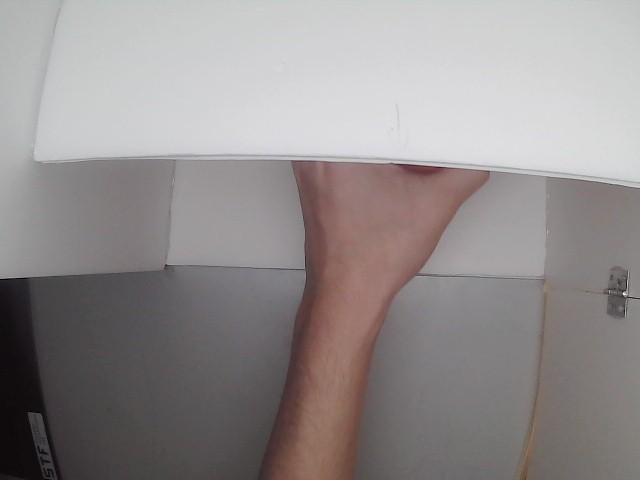
#> input picture data/sessions/apple(1)/frames/025.jpg, 640 x 480 px, given in place of the camera
$ python camera_motion_tuner.py
#> lines starting #> are read from the running program, lines starting #| are printed output that depends on the picture; after the words box and inside, x2 and y2 are one past the last pixel; in counts of white or black regions, pixels touching at a corner belong together
#!/usr/bin/env python3
"""
Standalone Raspberry Pi camera motion sensitivity tuner.

Usage:
  source venv/bin/activate
  python src/tools/camera_motion_tuner.py

Controls:
  - Press 'q' to quit
  - Press ESC to quit

Notes:
  - This tool requires a desktop/display session because it uses cv2.imshow().
"""

from __future__ import annotations

import time
from collections import deque
from typing import Optional

import cv2
import numpy as np


# Camera and motion constants
CAMERA_INDEX = 0
FRAME_WIDTH = 640
FRAME_HEIGHT = 480
DETECTION_FPS = 10.0
RECORDING_FPS = 30.0
BUFFER_SIZE = 10
WARMUP_SECONDS = 0.5
INACTIVITY_TIMEOUT_SECONDS = 1.0
DELTA_THRESH = 25
MOTION_PIXEL_THRESHOLD = 10000
GAUSSIAN_KERNEL = (5, 5)
FOURCC = "MJPG"
WINDOW_NAME = "Camera Motion Tuner"
SAVE_FRAMES = False

# Overlay constants
TEXT_ORIGIN_X = 10
TEXT_ORIGIN_Y = 24
TEXT_LINE_HEIGHT = 24
TEXT_FONT = cv2.FONT_HERSHEY_SIMPLEX
TEXT_SCALE = 0.65
TEXT_THICKNESS = 2
TEXT_COLOR = (0, 255, 0)
TEXT_SHADOW_COLOR = (0, 0, 0)


MODE_DETECT = "DETECT"
MODE_RECORD = "RECORD"


def configure_camera() -> cv2.VideoCapture:
    cap = cv2.VideoCapture(CAMERA_INDEX, cv2.CAP_V4L2)
    if not cap.isOpened():
        raise RuntimeError(f"Failed to open camera index {CAMERA_INDEX}")

    cap.set(cv2.CAP_PROP_FRAME_WIDTH, FRAME_WIDTH)
    cap.set(cv2.CAP_PROP_FRAME_HEIGHT, FRAME_HEIGHT)
    cap.set(cv2.CAP_PROP_FOURCC, cv2.VideoWriter_fourcc(*FOURCC))
    return cap


def detect_motion(
    frame: np.ndarray,
    prev_blurred: Optional[np.ndarray],
) -> tuple[bool, int, np.ndarray]:
    gray = cv2.cvtColor(frame, cv2.COLOR_BGR2GRAY)
    blurred = cv2.GaussianBlur(gray, GAUSSIAN_KERNEL, 0)

    if prev_blurred is None:
        return False, 0, blurred

    frame_delta = cv2.absdiff(prev_blurred, blurred)
    _, thresholded = cv2.threshold(frame_delta, DELTA_THRESH, 255, cv2.THRESH_BINARY)
    changed_pixels = int(cv2.countNonZero(thresholded))
    motion_detected = changed_pixels > MOTION_PIXEL_THRESHOLD
    return motion_detected, changed_pixels, blurred


def draw_text_block(frame: np.ndarray, lines: list[str]) -> None:
    y = TEXT_ORIGIN_Y
    for line in lines:
        cv2.putText(
            frame,
            line,
            (TEXT_ORIGIN_X + 1, y + 1),
            TEXT_FONT,
            TEXT_SCALE,
            TEXT_SHADOW_COLOR,
            TEXT_THICKNESS + 1,
            cv2.LINE_AA,
        )
        cv2.putText(
            frame,
            line,
            (TEXT_ORIGIN_X, y),
            TEXT_FONT,
            TEXT_SCALE,
            TEXT_COLOR,
            TEXT_THICKNESS,
            cv2.LINE_AA,
        )
        y += TEXT_LINE_HEIGHT


def main() -> int:
    cap = configure_camera()

    ring_buffer: deque[np.ndarray] = deque(maxlen=BUFFER_SIZE)
    prev_blurred: Optional[np.ndarray] = None
    mode = MODE_DETECT
    start_time = time.monotonic()
    last_motion_time = start_time
    last_loop_time = start_time
    fps_estimate = 0.0

    try:
        while True:
            loop_started = time.monotonic()
            target_fps = RECORDING_FPS if mode == MODE_RECORD else DETECTION_FPS
            target_interval = 1.0 / target_fps

            ok, frame = cap.read()
#> frame is the input picture: shape (480, 640, 3); mean B, G, R 141.9, 141.9, 147.5
            if not ok:
                print("Camera read failed.")
                time.sleep(0.05)
                continue

            ring_buffer.append(frame.copy())
            motion_detected, changed_pixels, prev_blurred = detect_motion(frame, prev_blurred)
#> in detect_motion, `gray = cv2.cvtColor(frame, cv2.COLOR_BGR2GRAY)`:
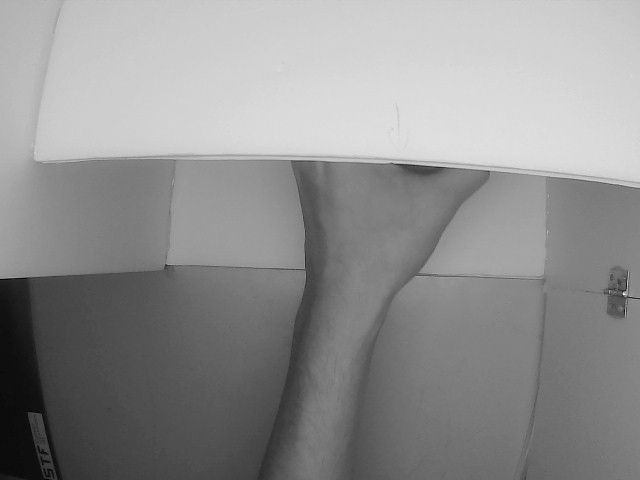
#> gray: shape (480, 640); min 0, max 252, mean 143.5
#> motion_detected = False; changed_pixels = 0

            now = time.monotonic()
            if now - start_time < WARMUP_SECONDS:
                motion_detected = False

            if mode == MODE_DETECT:
                if motion_detected:
                    mode = MODE_RECORD
                    last_motion_time = now
                    print("[CAM] motion triggered -> recording", flush=True)
            else:
                if motion_detected:
                    last_motion_time = now
                elif now - last_motion_time >= INACTIVITY_TIMEOUT_SECONDS:
                    mode = MODE_DETECT
                    print("[CAM] inactivity -> back to detect", flush=True)

            if SAVE_FRAMES:
                pass

            delta_t = now - last_loop_time
            if delta_t > 0:
                fps_estimate = 1.0 / delta_t
            last_loop_time = now

            overlay_lines = [
                f"MODE: {mode}",
                f"capture_target_fps: {target_fps:.1f}",
                f"capture_measured_fps: {fps_estimate:.1f}",
                f"changed_pixels: {changed_pixels}",
                f"threshold: {MOTION_PIXEL_THRESHOLD}",
                f"motion_detected: {motion_detected}",
                f"warmup_active: {now - start_time < WARMUP_SECONDS}",
                f"buffer_size: {len(ring_buffer)}/{BUFFER_SIZE}",
            ]
#> overlay_lines = ['MODE: DETECT', 'capture_target_fps: 10.0', 'capture_measured_fps: 22.4', 'changed_pixels: 0', 'threshold: 10000', 'motion_detected: False', 'warmup_active: True', 'buffer_size: 1/10']
            draw_text_block(frame, overlay_lines)
#> the loop in draw_text_block, `for line in lines:` made 8 passes
#> (line, y) on passes 1 to 8: ('MODE: DETECT', 48), ('capture_target_fps: 10.0', 72), ('capture_measured_fps: 22.4', 96), ('changed_pixels: 0', 120), ('threshold: 10000', 144), ('motion_detected: False', 168), ('warmup_active: True', 192), ('buffer_size: 1/10', 216)
#> after the loop in draw_text_block, `for line in lines:`:
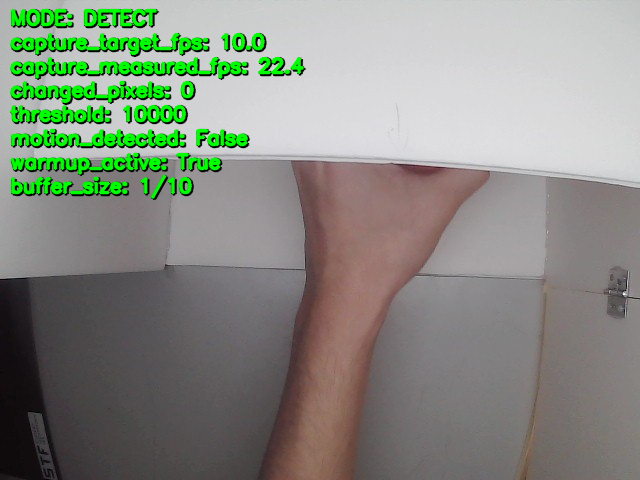
#> frame: shape (480, 640, 3); 8.18% of pixels changed, all inside (x1, y1, x2, y2) = (9, 8, 307, 201)
#> after the loop in draw_text_block, `for line in lines:`: y = 216
            cv2.imshow(WINDOW_NAME, frame)

            key = cv2.waitKey(1) & 0xFF
#> (key q is pressed here)
            if key in (27, ord("q")):
                break

            elapsed = time.monotonic() - loop_started
            remaining = target_interval - elapsed
            if remaining > 0:
                time.sleep(remaining)
    finally:
        cap.release()
        cv2.destroyAllWindows()

    return 0


if __name__ == "__main__":
    raise SystemExit(main())
#> (the program exits here)

$ run again, on data/sessions/apple(1)/frames/114.jpg
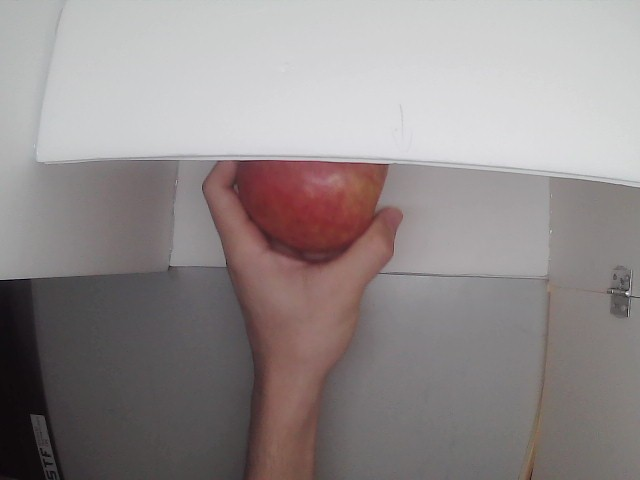
#> input picture data/sessions/apple(1)/frames/114.jpg, 640 x 480 px, given in place of the camera
#> in main, frame is the input picture: shape (480, 640, 3); mean B, G, R 139.3, 139.2, 146.5
#> in detect_motion, `gray = cv2.cvtColor(frame, cv2.COLOR_BGR2GRAY)`:
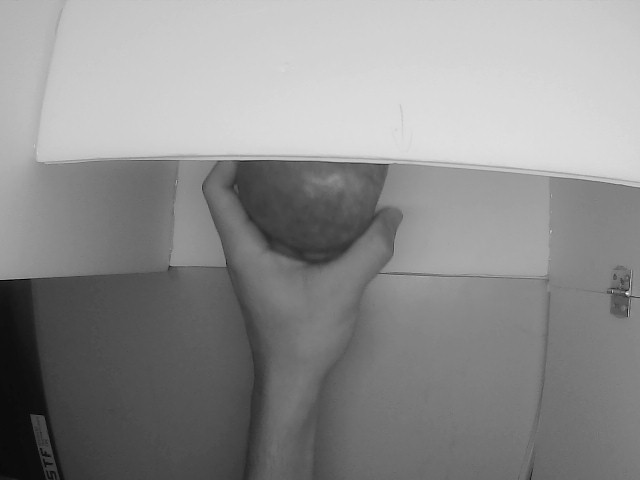
#> gray: shape (480, 640); min 1, max 254, mean 141.4
#> motion_detected = False; changed_pixels = 0
#> overlay_lines = ['MODE: DETECT', 'capture_target_fps: 10.0', 'capture_measured_fps: 21.8', 'changed_pixels: 0', 'threshold: 10000', 'motion_detected: False', 'warmup_active: True', 'buffer_size: 1/10']
#> the loop in draw_text_block, `for line in lines:` made 8 passes
#> (line, y) on passes 1 to 8: ('MODE: DETECT', 48), ('capture_target_fps: 10.0', 72), ('capture_measured_fps: 21.8', 96), ('changed_pixels: 0', 120), ('threshold: 10000', 144), ('motion_detected: False', 168), ('warmup_active: True', 192), ('buffer_size: 1/10', 216)
#> after the loop in draw_text_block, `for line in lines:`:
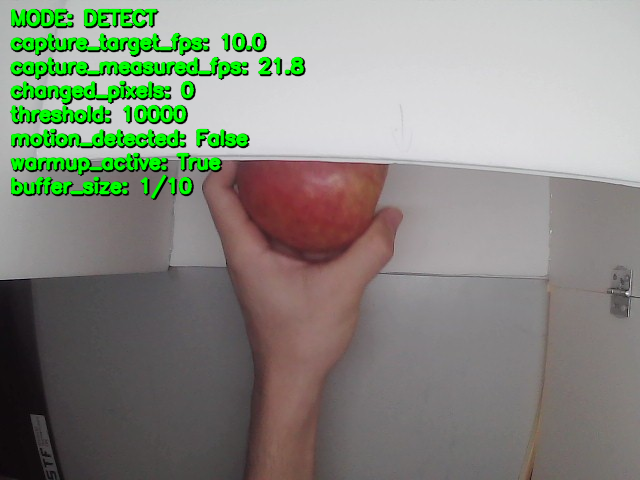
#> frame: shape (480, 640, 3); 8.17% of pixels changed, all inside (x1, y1, x2, y2) = (9, 8, 306, 201)
#> after the loop in draw_text_block, `for line in lines:`: y = 216

$ run again, on data/sessions/apple(1)/frames/178.jpg
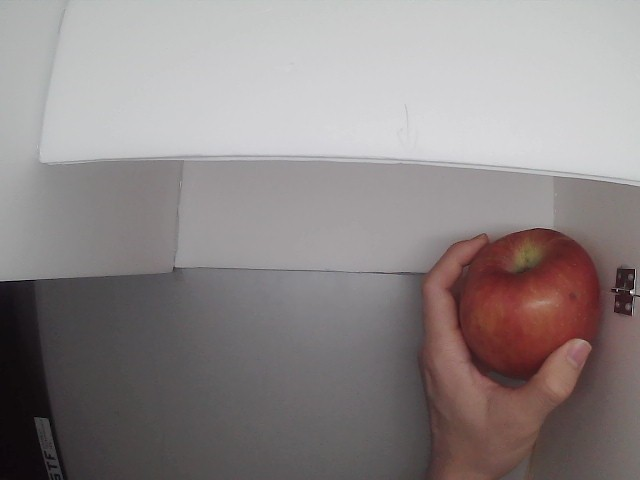
#> input picture data/sessions/apple(1)/frames/178.jpg, 640 x 480 px, given in place of the camera
#> in main, frame is the input picture: shape (480, 640, 3); mean B, G, R 134.6, 134.6, 142.1
#> in detect_motion, `gray = cv2.cvtColor(frame, cv2.COLOR_BGR2GRAY)`:
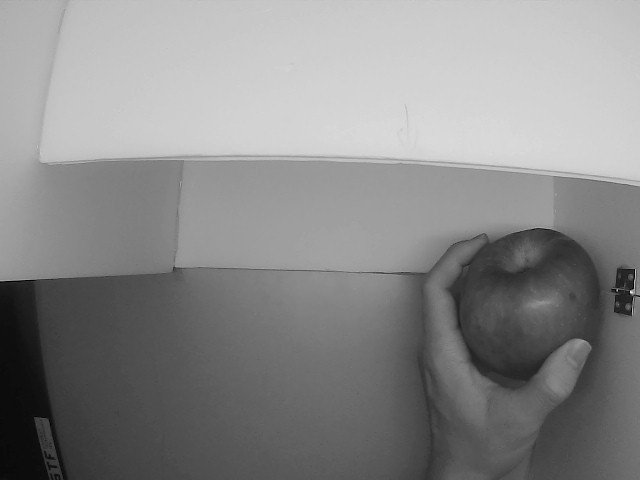
#> gray: shape (480, 640); min 0, max 247, mean 136.8
#> motion_detected = False; changed_pixels = 0
#> overlay_lines = ['MODE: DETECT', 'capture_target_fps: 10.0', 'capture_measured_fps: 22.3', 'changed_pixels: 0', 'threshold: 10000', 'motion_detected: False', 'warmup_active: True', 'buffer_size: 1/10']
#> the loop in draw_text_block, `for line in lines:` made 8 passes
#> (line, y) on passes 1 to 8: ('MODE: DETECT', 48), ('capture_target_fps: 10.0', 72), ('capture_measured_fps: 22.3', 96), ('changed_pixels: 0', 120), ('threshold: 10000', 144), ('motion_detected: False', 168), ('warmup_active: True', 192), ('buffer_size: 1/10', 216)
#> after the loop in draw_text_block, `for line in lines:`:
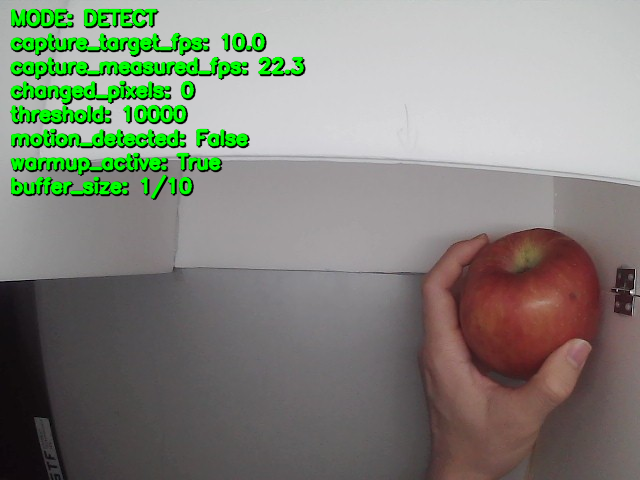
#> frame: shape (480, 640, 3); 8.2% of pixels changed, all inside (x1, y1, x2, y2) = (9, 8, 306, 201)
#> after the loop in draw_text_block, `for line in lines:`: y = 216
